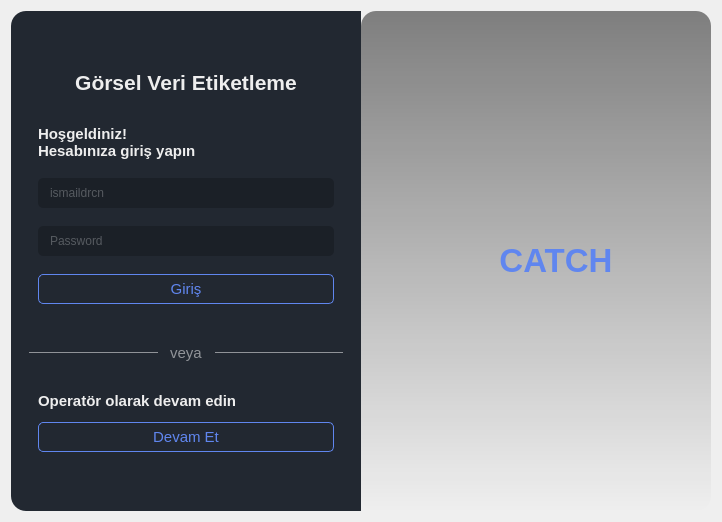
<?xml version="1.0" encoding="UTF-8"?>
<ui version="4.0">
 <class>Dialog</class>
 <widget class="QDialog" name="Dialog">
  <property name="geometry">
   <rect>
    <x>0</x>
    <y>0</y>
    <width>718</width>
    <height>518</height>
   </rect>
  </property>
  <property name="windowTitle">
   <string>Oturum Aç</string>
  </property>
  <property name="windowOpacity">
   <double>1.000000000000000</double>
  </property>
  <layout class="QHBoxLayout" name="horizontalLayout">
   <item>
    <widget class="QWidget" name="widget_main" native="true">
     <property name="maximumSize">
      <size>
       <width>700</width>
       <height>500</height>
      </size>
     </property>
     <property name="styleSheet">
      <string notr="true">QLabel{
	color: #EEEEEE;
}
QLineEdit{
	border:none;
	border-radius: 5px;
	padding-left: 10px;
	padding-right: 10px;
	background-color: #1b2027;
	color: #909398;
}
QPushButton{
	border: 1px solid #6086EF;
	border-radius: 5px;
	background-color: transparent;
	color: #6086EF;
}
QPushButton:hover{
	background-color: #6086EF;
	color: #EEEEEE;
}</string>
     </property>
     <layout class="QHBoxLayout" name="horizontalLayout_2">
      <property name="spacing">
       <number>0</number>
      </property>
      <property name="leftMargin">
       <number>0</number>
      </property>
      <property name="topMargin">
       <number>0</number>
      </property>
      <property name="rightMargin">
       <number>0</number>
      </property>
      <property name="bottomMargin">
       <number>0</number>
      </property>
      <item>
       <widget class="QWidget" name="widget_left" native="true">
        <property name="minimumSize">
         <size>
          <width>350</width>
          <height>500</height>
         </size>
        </property>
        <property name="maximumSize">
         <size>
          <width>350</width>
          <height>500</height>
         </size>
        </property>
        <property name="styleSheet">
         <string notr="true">#widget_left{
	border-top-left-radius: 15px;
	border-bottom-left-radius: 15px;
	background-color: rgb(34, 40, 49);
}</string>
        </property>
        <layout class="QVBoxLayout" name="verticalLayout">
         <property name="leftMargin">
          <number>18</number>
         </property>
         <property name="rightMargin">
          <number>18</number>
         </property>
         <item>
          <widget class="QWidget" name="widget_2" native="true">
           <property name="sizePolicy">
            <sizepolicy hsizetype="Preferred" vsizetype="Fixed">
             <horstretch>0</horstretch>
             <verstretch>0</verstretch>
            </sizepolicy>
           </property>
           <property name="styleSheet">
            <string notr="true"/>
           </property>
           <layout class="QVBoxLayout" name="verticalLayout_2">
            <property name="topMargin">
             <number>50</number>
            </property>
            <item>
             <widget class="QLabel" name="label_2">
              <property name="font">
               <font>
                <pointsize>16</pointsize>
                <weight>75</weight>
                <bold>true</bold>
               </font>
              </property>
              <property name="text">
               <string>Görsel Veri Etiketleme</string>
              </property>
              <property name="alignment">
               <set>Qt::AlignCenter</set>
              </property>
             </widget>
            </item>
           </layout>
          </widget>
         </item>
         <item>
          <widget class="QWidget" name="widget_3" native="true">
           <layout class="QVBoxLayout" name="verticalLayout_3">
            <property name="spacing">
             <number>12</number>
            </property>
            <item>
             <widget class="QLabel" name="label_4">
              <property name="sizePolicy">
               <sizepolicy hsizetype="Preferred" vsizetype="Fixed">
                <horstretch>0</horstretch>
                <verstretch>0</verstretch>
               </sizepolicy>
              </property>
              <property name="text">
               <string>&lt;html&gt;&lt;head/&gt;&lt;body&gt;&lt;p&gt;&lt;span style=&quot; font-size:11pt; font-weight:600;&quot;&gt;Hoşgeldiniz!&lt;br/&gt;Hesabınıza giriş yapın&lt;/span&gt;&lt;/p&gt;&lt;/body&gt;&lt;/html&gt;</string>
              </property>
             </widget>
            </item>
            <item>
             <widget class="QLineEdit" name="lineEdit_username">
              <property name="minimumSize">
               <size>
                <width>0</width>
                <height>30</height>
               </size>
              </property>
              <property name="text">
               <string/>
              </property>
              <property name="placeholderText">
               <string>ismaildrcn</string>
              </property>
              <property name="clearButtonEnabled">
               <bool>true</bool>
              </property>
             </widget>
            </item>
            <item>
             <widget class="QLineEdit" name="lineEdit_password">
              <property name="minimumSize">
               <size>
                <width>0</width>
                <height>30</height>
               </size>
              </property>
              <property name="echoMode">
               <enum>QLineEdit::Password</enum>
              </property>
              <property name="placeholderText">
               <string>Password</string>
              </property>
              <property name="clearButtonEnabled">
               <bool>true</bool>
              </property>
             </widget>
            </item>
            <item>
             <widget class="QPushButton" name="pushButton_login">
              <property name="minimumSize">
               <size>
                <width>0</width>
                <height>30</height>
               </size>
              </property>
              <property name="font">
               <font>
                <pointsize>11</pointsize>
               </font>
              </property>
              <property name="text">
               <string>Giriş</string>
              </property>
             </widget>
            </item>
           </layout>
          </widget>
         </item>
         <item>
          <widget class="QWidget" name="widget_6" native="true">
           <property name="sizePolicy">
            <sizepolicy hsizetype="Preferred" vsizetype="Fixed">
             <horstretch>0</horstretch>
             <verstretch>0</verstretch>
            </sizepolicy>
           </property>
           <property name="styleSheet">
            <string notr="true">color: #909398;</string>
           </property>
           <layout class="QHBoxLayout" name="horizontalLayout_5">
            <property name="spacing">
             <number>12</number>
            </property>
            <property name="leftMargin">
             <number>0</number>
            </property>
            <property name="topMargin">
             <number>15</number>
            </property>
            <property name="rightMargin">
             <number>0</number>
            </property>
            <property name="bottomMargin">
             <number>15</number>
            </property>
            <item>
             <widget class="Line" name="line_2">
              <property name="frameShadow">
               <enum>QFrame::Plain</enum>
              </property>
              <property name="lineWidth">
               <number>1</number>
              </property>
              <property name="orientation">
               <enum>Qt::Horizontal</enum>
              </property>
             </widget>
            </item>
            <item>
             <widget class="QLabel" name="label_or">
              <property name="sizePolicy">
               <sizepolicy hsizetype="Fixed" vsizetype="Preferred">
                <horstretch>0</horstretch>
                <verstretch>0</verstretch>
               </sizepolicy>
              </property>
              <property name="font">
               <font>
                <pointsize>11</pointsize>
               </font>
              </property>
              <property name="text">
               <string>&lt;html&gt;&lt;head/&gt;&lt;body&gt;&lt;p&gt;veya&lt;/p&gt;&lt;/body&gt;&lt;/html&gt;</string>
              </property>
             </widget>
            </item>
            <item>
             <widget class="Line" name="line">
              <property name="frameShadow">
               <enum>QFrame::Plain</enum>
              </property>
              <property name="lineWidth">
               <number>1</number>
              </property>
              <property name="orientation">
               <enum>Qt::Horizontal</enum>
              </property>
             </widget>
            </item>
           </layout>
          </widget>
         </item>
         <item>
          <widget class="QWidget" name="widget_4" native="true">
           <property name="sizePolicy">
            <sizepolicy hsizetype="Preferred" vsizetype="Fixed">
             <horstretch>0</horstretch>
             <verstretch>0</verstretch>
            </sizepolicy>
           </property>
           <layout class="QVBoxLayout" name="verticalLayout_4">
            <property name="spacing">
             <number>12</number>
            </property>
            <property name="bottomMargin">
             <number>50</number>
            </property>
            <item>
             <widget class="QLabel" name="label_6">
              <property name="text">
               <string>&lt;html&gt;&lt;head/&gt;&lt;body&gt;&lt;p&gt;&lt;span style=&quot; font-size:11pt; font-weight:600;&quot;&gt;Operatör olarak devam edin&lt;/span&gt;&lt;/p&gt;&lt;/body&gt;&lt;/html&gt;</string>
              </property>
             </widget>
            </item>
            <item>
             <widget class="QPushButton" name="pushButton_operator_continue">
              <property name="minimumSize">
               <size>
                <width>0</width>
                <height>30</height>
               </size>
              </property>
              <property name="font">
               <font>
                <pointsize>11</pointsize>
               </font>
              </property>
              <property name="text">
               <string>Devam Et</string>
              </property>
             </widget>
            </item>
           </layout>
          </widget>
         </item>
        </layout>
       </widget>
      </item>
      <item>
       <widget class="QWidget" name="widget_right" native="true">
        <property name="minimumSize">
         <size>
          <width>350</width>
          <height>500</height>
         </size>
        </property>
        <property name="maximumSize">
         <size>
          <width>350</width>
          <height>500</height>
         </size>
        </property>
        <property name="styleSheet">
         <string notr="true">#widget_right{
    border-top-right-radius: 15px;
    border-bottom-right-radius: 15px;
	border-image: url(:/images/templates/images/login-background.jpg);
	background-color: transparent;
}</string>
        </property>
        <layout class="QHBoxLayout" name="horizontalLayout_3">
         <property name="spacing">
          <number>0</number>
         </property>
         <property name="leftMargin">
          <number>0</number>
         </property>
         <property name="topMargin">
          <number>0</number>
         </property>
         <property name="rightMargin">
          <number>0</number>
         </property>
         <property name="bottomMargin">
          <number>0</number>
         </property>
         <item>
          <widget class="QWidget" name="widget" native="true">
           <property name="styleSheet">
            <string notr="true">#widget{
	border-radius: 15px;
	background-color: qlineargradient(spread:pad, x1:0, y1:0, x2:0, y2:1, stop:0 rgba(0, 0, 0, 120), stop:1 rgba(255, 255, 255, 0));
}
#widget:hover{
	background-color: qlineargradient(spread:pad, x1:0, y1:0, x2:0, y2:1, stop:0 rgba(0, 0, 0, 80), stop:1 rgba(255, 255, 255, 0));
}</string>
           </property>
           <layout class="QHBoxLayout" name="horizontalLayout_6">
            <item alignment="Qt::AlignHCenter|Qt::AlignVCenter">
             <widget class="QWidget" name="widget_5" native="true">
              <property name="sizePolicy">
               <sizepolicy hsizetype="Fixed" vsizetype="Preferred">
                <horstretch>0</horstretch>
                <verstretch>0</verstretch>
               </sizepolicy>
              </property>
              <layout class="QHBoxLayout" name="horizontalLayout_4">
               <item>
                <widget class="QLabel" name="label_3">
                 <property name="minimumSize">
                  <size>
                   <width>35</width>
                   <height>35</height>
                  </size>
                 </property>
                 <property name="maximumSize">
                  <size>
                   <width>35</width>
                   <height>35</height>
                  </size>
                 </property>
                 <property name="text">
                  <string/>
                 </property>
                 <property name="pixmap">
                  <pixmap resource="../../rcc_files/rsrc.qrc">:/images/templates/images/microchip.svg</pixmap>
                 </property>
                 <property name="scaledContents">
                  <bool>true</bool>
                 </property>
                </widget>
               </item>
               <item>
                <widget class="QLabel" name="label">
                 <property name="font">
                  <font>
                   <pointsize>25</pointsize>
                   <weight>75</weight>
                   <bold>true</bold>
                  </font>
                 </property>
                 <property name="styleSheet">
                  <string notr="true">color: #6086EF;</string>
                 </property>
                 <property name="text">
                  <string>CATCH</string>
                 </property>
                 <property name="alignment">
                  <set>Qt::AlignCenter</set>
                 </property>
                </widget>
               </item>
              </layout>
             </widget>
            </item>
           </layout>
          </widget>
         </item>
        </layout>
       </widget>
      </item>
     </layout>
    </widget>
   </item>
  </layout>
 </widget>
 <resources>
  <include location="../../rcc_files/rsrc.qrc"/>
 </resources>
 <connections/>
</ui>
